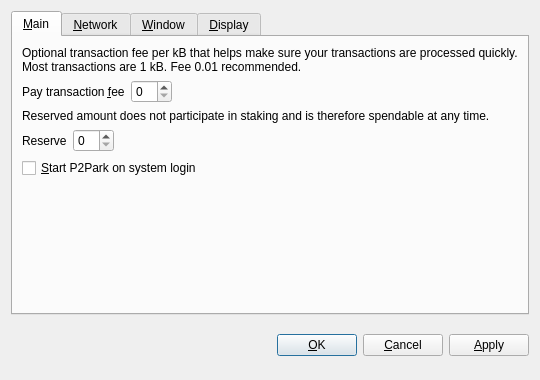
<?xml version="1.0" encoding="UTF-8"?>
<ui version="4.0">
 <class>OptionsDialog</class>
 <widget class="QDialog" name="OptionsDialog">
  <property name="geometry">
   <rect>
    <x>0</x>
    <y>0</y>
    <width>540</width>
    <height>380</height>
   </rect>
  </property>
  <property name="windowTitle">
   <string>Options</string>
  </property>
  <property name="modal">
   <bool>true</bool>
  </property>
  <layout class="QVBoxLayout" name="verticalLayout">
   <item>
    <widget class="QTabWidget" name="tabWidget">
     <property name="tabPosition">
      <enum>QTabWidget::North</enum>
     </property>
     <property name="currentIndex">
      <number>0</number>
     </property>
     <widget class="QWidget" name="tabMain">
      <attribute name="title">
       <string>&amp;Main</string>
      </attribute>
      <layout class="QVBoxLayout" name="verticalLayout_Main">
       <item>
        <widget class="QLabel" name="transactionFeeInfoLabel">
         <property name="text">
          <string>Optional transaction fee per kB that helps make sure your transactions are processed quickly. Most transactions are 1 kB. Fee 0.01 recommended.</string>
         </property>
         <property name="textFormat">
          <enum>Qt::PlainText</enum>
         </property>
         <property name="wordWrap">
          <bool>true</bool>
         </property>
        </widget>
       </item>
       <item>
        <layout class="QHBoxLayout" name="horizontalLayoutFee">
         <item>
          <widget class="QLabel" name="transactionFeeLabel">
           <property name="text">
            <string>Pay transaction &amp;fee</string>
           </property>
           <property name="textFormat">
            <enum>Qt::PlainText</enum>
           </property>
           <property name="buddy">
            <cstring>transactionFee</cstring>
           </property>
          </widget>
         </item>
         <item>
          <widget class="BitcoinAmountField" name="transactionFee"/>
         </item>
         <item>
          <spacer name="horizontalSpacerFee">
           <property name="orientation">
            <enum>Qt::Horizontal</enum>
           </property>
           <property name="sizeHint" stdset="0">
            <size>
             <width>40</width>
             <height>20</height>
            </size>
           </property>
          </spacer>
         </item>
        </layout>
       </item>
       <item>
        <widget class="QLabel" name="reserveBalanceInfoLabel">
         <property name="text">
          <string>Reserved amount does not participate in staking and is therefore spendable at any time.</string>
         </property>
         <property name="textFormat">
          <enum>Qt::PlainText</enum>
         </property>
         <property name="wordWrap">
          <bool>true</bool>
         </property>
        </widget>
       </item>
       <item>
        <layout class="QHBoxLayout" name="horizontalLayoutReserveBalance">
         <item>
          <widget class="QLabel" name="reserveBalanceLabel">
           <property name="text">
            <string>Reserve</string>
           </property>
           <property name="textFormat">
            <enum>Qt::PlainText</enum>
           </property>
           <property name="buddy">
            <cstring>reserveBalance</cstring>
           </property>
          </widget>
         </item>
         <item>
          <widget class="BitcoinAmountField" name="reserveBalance"/>
         </item>
         <item>
          <spacer name="horizontalSpacerReserveBalance">
           <property name="orientation">
            <enum>Qt::Horizontal</enum>
           </property>
           <property name="sizeHint" stdset="0">
            <size>
             <width>40</width>
             <height>20</height>
            </size>
           </property>
          </spacer>
         </item>
        </layout>
       </item>
       <item>
        <widget class="QCheckBox" name="bitcoinAtStartup">
         <property name="toolTip">
          <string>Automatically start P2Park after logging in to the system.</string>
         </property>
         <property name="text">
          <string>&amp;Start P2Park on system login</string>
         </property>
        </widget>
       </item>
       <item>
        <spacer name="verticalSpacer_Main">
         <property name="orientation">
          <enum>Qt::Vertical</enum>
         </property>
         <property name="sizeHint" stdset="0">
          <size>
           <width>20</width>
           <height>40</height>
          </size>
         </property>
        </spacer>
       </item>
      </layout>
     </widget>
     <widget class="QWidget" name="tabNetwork">
      <attribute name="title">
       <string>&amp;Network</string>
      </attribute>
      <layout class="QVBoxLayout" name="verticalLayout_Network">
       <item>
        <widget class="QCheckBox" name="mapPortUpnp">
         <property name="toolTip">
          <string>Automatically open the P2Park client port on the router. This only works when your router supports UPnP and it is enabled.</string>
         </property>
         <property name="text">
          <string>Map port using &amp;UPnP</string>
         </property>
        </widget>
       </item>
       <item>
        <widget class="QCheckBox" name="connectSocks">
         <property name="toolTip">
          <string>Connect to the P2Park network through a SOCKS5 proxy (e.g. when connecting through Tor).</string>
         </property>
         <property name="text">
          <string>&amp;Connect through SOCKS5 proxy:</string>
         </property>
        </widget>
       </item>
       <item>
        <layout class="QHBoxLayout" name="horizontalLayout_Network">
         <item>
          <widget class="QLabel" name="proxyIpLabel">
           <property name="text">
            <string>Proxy &amp;IP:</string>
           </property>
           <property name="textFormat">
            <enum>Qt::PlainText</enum>
           </property>
           <property name="buddy">
            <cstring>proxyIp</cstring>
           </property>
          </widget>
         </item>
         <item>
          <widget class="QValidatedLineEdit" name="proxyIp">
           <property name="maximumSize">
            <size>
             <width>140</width>
             <height>16777215</height>
            </size>
           </property>
           <property name="toolTip">
            <string>IP address of the proxy (e.g. 127.0.0.1)</string>
           </property>
          </widget>
         </item>
         <item>
          <widget class="QLabel" name="proxyPortLabel">
           <property name="text">
            <string>&amp;Port:</string>
           </property>
           <property name="textFormat">
            <enum>Qt::PlainText</enum>
           </property>
           <property name="buddy">
            <cstring>proxyPort</cstring>
           </property>
          </widget>
         </item>
         <item>
          <widget class="QLineEdit" name="proxyPort">
           <property name="maximumSize">
            <size>
             <width>55</width>
             <height>16777215</height>
            </size>
           </property>
           <property name="toolTip">
            <string>Port of the proxy (e.g. 9050)</string>
           </property>
          </widget>
         </item>
         <item>
          <spacer name="horizontalSpacer_Network">
           <property name="orientation">
            <enum>Qt::Horizontal</enum>
           </property>
           <property name="sizeHint" stdset="0">
            <size>
             <width>40</width>
             <height>20</height>
            </size>
           </property>
          </spacer>
         </item>
        </layout>
       </item>
       <item>
        <spacer name="verticalSpacer_Network">
         <property name="orientation">
          <enum>Qt::Vertical</enum>
         </property>
         <property name="sizeHint" stdset="0">
          <size>
           <width>20</width>
           <height>40</height>
          </size>
         </property>
        </spacer>
       </item>
      </layout>
     </widget>
     <widget class="QWidget" name="tabWindow">
      <attribute name="title">
       <string>&amp;Window</string>
      </attribute>
      <layout class="QVBoxLayout" name="verticalLayout_Window">
       <item>
        <widget class="QCheckBox" name="minimizeToTray">
         <property name="toolTip">
          <string>Show only a tray icon after minimizing the window.</string>
         </property>
         <property name="text">
          <string>&amp;Minimize to the tray instead of the taskbar</string>
         </property>
        </widget>
       </item>
       <item>
        <widget class="QCheckBox" name="minimizeOnClose">
         <property name="toolTip">
          <string>Minimize instead of exit the application when the window is closed. When this option is enabled, the application will be closed only after selecting Quit in the menu.</string>
         </property>
         <property name="text">
          <string>M&amp;inimize on close</string>
         </property>
        </widget>
       </item>
       <item>
        <spacer name="verticalSpacer_Window">
         <property name="orientation">
          <enum>Qt::Vertical</enum>
         </property>
         <property name="sizeHint" stdset="0">
          <size>
           <width>20</width>
           <height>40</height>
          </size>
         </property>
        </spacer>
       </item>
      </layout>
     </widget>
     <widget class="QWidget" name="tabDisplay">
      <attribute name="title">
       <string>&amp;Display</string>
      </attribute>
      <layout class="QVBoxLayout" name="verticalLayout_Display">
       <item>
        <layout class="QHBoxLayout" name="horizontalLayout_1_Display">
         <item>
          <widget class="QLabel" name="langLabel">
           <property name="text">
            <string>User Interface &amp;language:</string>
           </property>
           <property name="textFormat">
            <enum>Qt::PlainText</enum>
           </property>
           <property name="buddy">
            <cstring>lang</cstring>
           </property>
          </widget>
         </item>
         <item>
          <widget class="QValueComboBox" name="lang">
           <property name="toolTip">
            <string>The user interface language can be set here. This setting will take effect after restarting P2Park.</string>
           </property>
          </widget>
         </item>
        </layout>
       </item>
       <item>
        <layout class="QHBoxLayout" name="horizontalLayout_2_Display">
         <item>
          <widget class="QLabel" name="unitLabel">
           <property name="text">
            <string>&amp;Unit to show amounts in:</string>
           </property>
           <property name="textFormat">
            <enum>Qt::PlainText</enum>
           </property>
           <property name="buddy">
            <cstring>unit</cstring>
           </property>
          </widget>
         </item>
         <item>
          <widget class="QValueComboBox" name="unit">
           <property name="toolTip">
            <string>Choose the default subdivision unit to show in the interface and when sending coins.</string>
           </property>
          </widget>
         </item>
        </layout>
       </item>
       <item>
        <widget class="QCheckBox" name="coinControlFeatures">
         <property name="toolTip">
          <string>Whether to show coin control features or not.</string>
         </property>
         <property name="text">
          <string>Display coin &amp;control features (experts only!)</string>
         </property>
        </widget>
       </item>
       <item>
        <spacer name="verticalSpacer_Display">
         <property name="orientation">
          <enum>Qt::Vertical</enum>
         </property>
         <property name="sizeHint" stdset="0">
          <size>
           <width>20</width>
           <height>40</height>
          </size>
         </property>
        </spacer>
       </item>
      </layout>
     </widget>
    </widget>
   </item>
   <item>
    <layout class="QHBoxLayout" name="horizontalLayout_Buttons">
     <item>
      <spacer name="horizontalSpacer_1">
       <property name="orientation">
        <enum>Qt::Horizontal</enum>
       </property>
       <property name="sizeHint" stdset="0">
        <size>
         <width>40</width>
         <height>48</height>
        </size>
       </property>
      </spacer>
     </item>
     <item>
      <widget class="QLabel" name="statusLabel">
       <property name="font">
        <font>
         <weight>75</weight>
         <bold>true</bold>
        </font>
       </property>
       <property name="text">
        <string/>
       </property>
       <property name="textFormat">
        <enum>Qt::PlainText</enum>
       </property>
       <property name="wordWrap">
        <bool>true</bool>
       </property>
      </widget>
     </item>
     <item>
      <spacer name="horizontalSpacer_2">
       <property name="orientation">
        <enum>Qt::Horizontal</enum>
       </property>
       <property name="sizeHint" stdset="0">
        <size>
         <width>40</width>
         <height>48</height>
        </size>
       </property>
      </spacer>
     </item>
     <item>
      <widget class="QPushButton" name="okButton">
       <property name="text">
        <string>&amp;OK</string>
       </property>
      </widget>
     </item>
     <item>
      <widget class="QPushButton" name="cancelButton">
       <property name="text">
        <string>&amp;Cancel</string>
       </property>
       <property name="autoDefault">
        <bool>false</bool>
       </property>
      </widget>
     </item>
     <item>
      <widget class="QPushButton" name="applyButton">
       <property name="text">
        <string>&amp;Apply</string>
       </property>
       <property name="autoDefault">
        <bool>false</bool>
       </property>
      </widget>
     </item>
    </layout>
   </item>
  </layout>
 </widget>
 <customwidgets>
  <customwidget>
   <class>BitcoinAmountField</class>
   <extends>QSpinBox</extends>
   <header>bitcoinamountfield.h</header>
  </customwidget>
  <customwidget>
   <class>QValueComboBox</class>
   <extends>QComboBox</extends>
   <header>qvaluecombobox.h</header>
  </customwidget>
  <customwidget>
   <class>QValidatedLineEdit</class>
   <extends>QLineEdit</extends>
   <header>qvalidatedlineedit.h</header>
  </customwidget>
 </customwidgets>
 <resources/>
 <connections/>
</ui>
